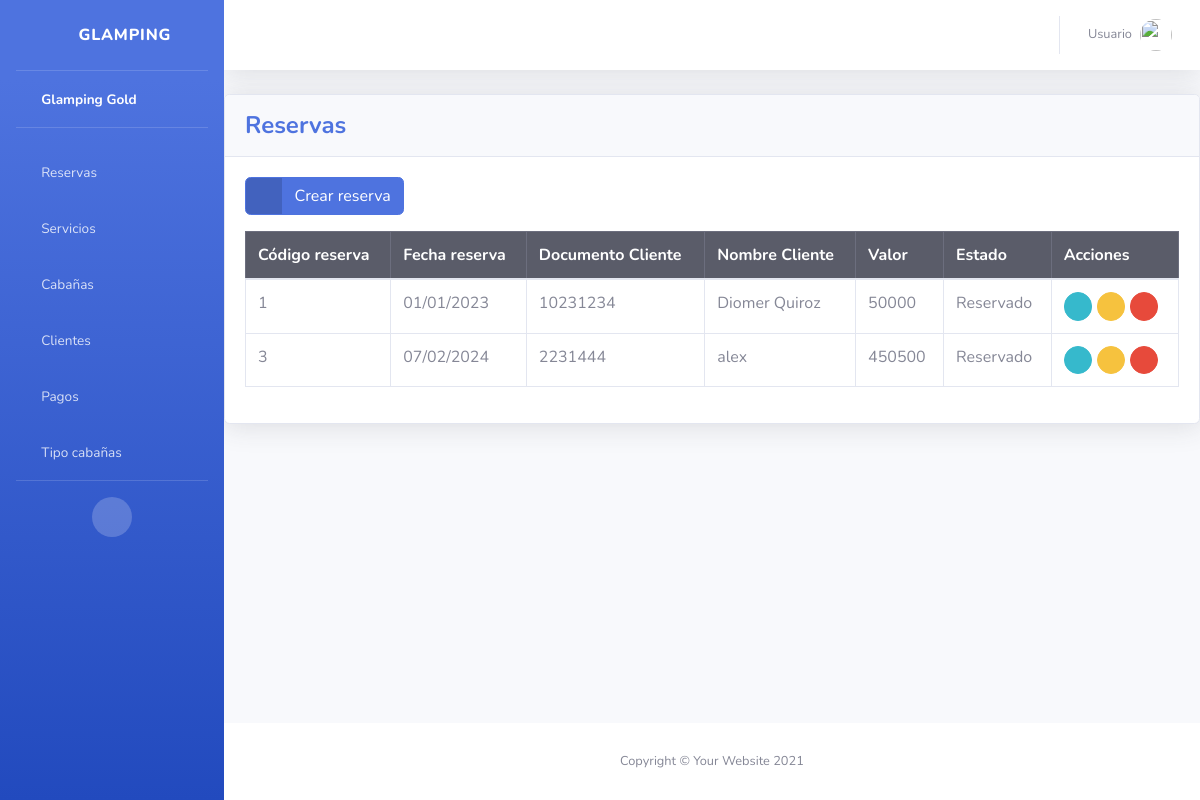
The app's page /reservas/, older data.
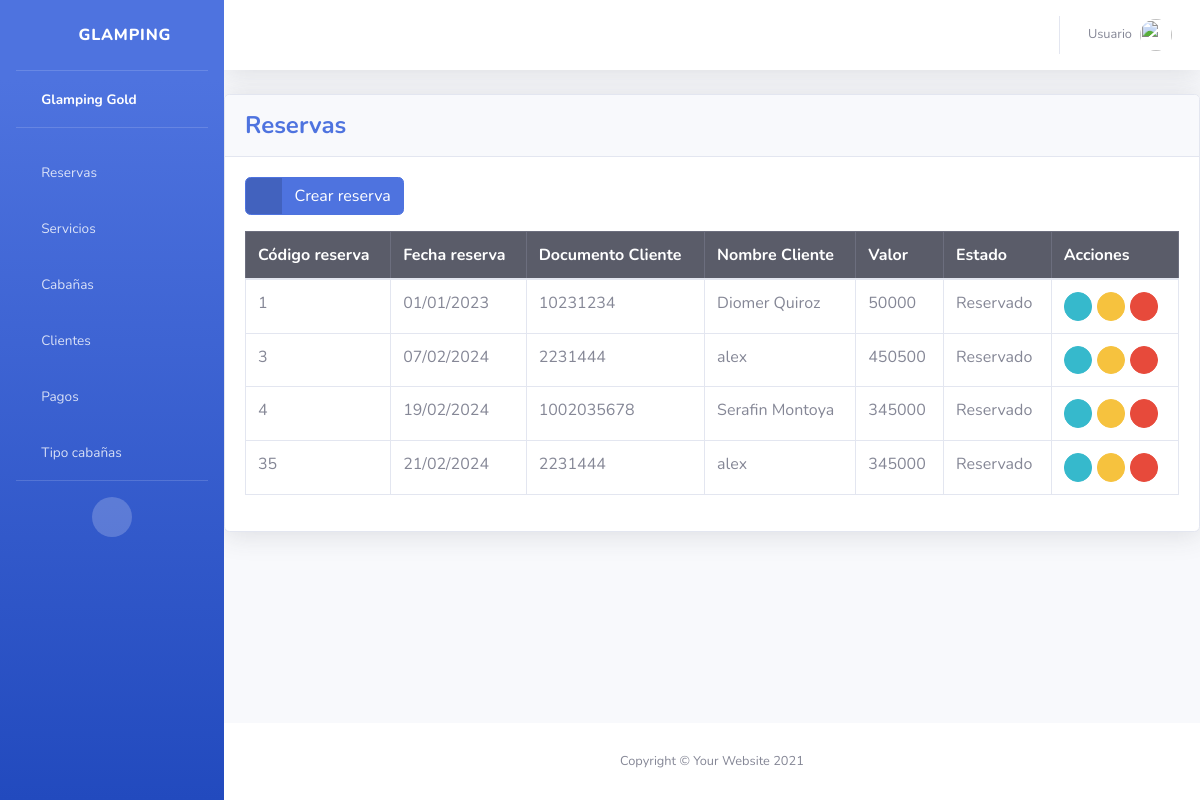
The same page, newer data.
### reservas/models.py (models this page shows, shortened)
class Reserva(models.Model):
    fecha_reserva = models.DateField()
    fecha_inicio = models.DateField()
    fecha_fin = models.DateField()
    valor = models.IntegerField()
    estado = models.CharField(max_length=20, default='Reservado')
    cliente = models.ForeignKey('cliente.Cliente', on_delete= models.DO_NOTHING)

### cliente/models.py (models this page shows)
class Cliente(models.Model):
    nombre = models.CharField(max_length=255)
    documento = models.IntegerField(unique=True)
    email = models.CharField(max_length=50, unique=True)
    telefone = models.IntegerField(unique=True)
    nacionalidad = models.CharField(max_length=255)
    status = models.BooleanField(default=True)
    def __str__(self):
        return self.nombre

### reservas/views.py (the view)
# urls.py: path('reservas/', include('reservas.urls')),
def reservas(request):
    reservas_list = Reserva.objects.all()
    return render(request, 'reservas/index.html', {'reservas_list': reservas_list})

### templates/reservas/index.html (shortened to what this page needs)
{% extends 'base.html' %}
{% block content %}
<div class="card shadow mb-4">
    <div class="card-header py-3">
        <h4 class="m-0 font-weight-bold text-primary">Reservas</h4>
    </div>
    <div class="card-body">
        <div class="table-responsive">
            <a href="{% url 'create_reserva' %}" class="btn btn-primary btn-icon-split mb-3">
                <span class="icon text-white-50">
                    <i class="fas fa-plus"></i>
                </span>
                <span class="text">Crear reserva</span>
            </a>
            <table class="table table-bordered" id="dataTable" width="100%" cellspacing="0">
                <thead class="table-dark">
                    <tr>
                        <th>Código reserva</th>
                        <th>Fecha reserva</th>
                        <th>Documento Cliente</th>
                        <th>Nombre Cliente</th>
                        <th>Valor</th>
                        <th>Estado</th>
                        <th>Acciones</th>
                    </tr>
                </thead>
                <tbody>
                    {% for reserva in reservas_list %}
                    <tr>
                        <td>{{ reserva.id }}</td>
                        <td>{{ reserva.fecha_reserva|date:"d/m/Y" }}</td>
                        <td>{{ reserva.cliente.documento}}</td>
                        <td>{{ reserva.cliente}}</td>
                        <td>{{ reserva.valor }}</td>
                        <td>{{ reserva.estado }}</td>
                        <td>
                            <a href="{% url 'detail_reserva' reserva.id %}" class="btn btn-info btn-circle btn-sm">
                                <i class="fas fa-info-circle"></i></a>
                            <a href="" class="btn btn-warning btn-circle btn-sm">
                                <i class="fas fa-edit"></i>
                            </a>
                            <a href="{% url 'delete_reserva' reserva.id %}" class="btn btn-danger btn-circle btn-sm">
                                <i class="fas fa-trash"></i>
                            </a>
                        </td>
                    </tr>
                    {% endfor %}
                </tbody>
            </table>
        </div>
    </div>
</div>
{% endblock %}

### templates/base.html (shortened to what this page needs)
{% load static %}
<html lang="es">
<head>
    <link href="{% static 'vendor/fontawesome-free/css/all.min.css' %}" rel="stylesheet" type="text/css">
    <link href="{% static 'css/sb-admin-2.min.css' %}" rel="stylesheet">
</head>
<body id="page-top">
    <div id="wrapper">
        <ul class="navbar-nav bg-gradient-primary sidebar sidebar-dark accordion" id="accordionSidebar">
            <a class="sidebar-brand d-flex align-items-center justify-content-center" href="{% url 'index' %}">
                <div class="sidebar-brand-icon rotate-n-15">
                    <i class="fas fa-hotel"></i>
                </div>
                <div class="sidebar-brand-text mx-3">Glamping</div>
            </a>
            <hr class="sidebar-divider my-0">
            <li class="nav-item active">
                <a class="nav-link" href="{% url 'index' %}">
                    <i class="fas fa-fw fa-home"></i>
                    <span>Glamping Gold</span></a>
            </li>
            <hr class="sidebar-divider">
            <li class="nav-item">
                <a class="nav-link" href="{% url 'reservas' %}">
                    <i class="fas fa-fw fa-bed"></i>
                    <span>Reservas</span></a>
            </li>
            <li class="nav-item">
                <a class="nav-link" href="{% url 'servicios' %}">
                    <i class="fas fa-fw fa-table"></i>
                    <span>Servicios</span></a>
            </li>
            <li class="nav-item">
                <a class="nav-link" href="{% url 'cabañas' %}">
                    <i class="fas fa-fw fa-table"></i>
                    <span>Cabañas</span></a>
            </li>
            <li class="nav-item">
                <a class="nav-link" href="{% url 'cliente' %}">
                    <i class="fas fa-fw fa-user"></i>
                    <span>Clientes</span></a>
            </li>
            <li class="nav-item">
                <a class="nav-link" href=" {% url 'pagos' %} ">
                    <i class="fas fa-fw fa-table"></i>
                    <span>Pagos</span></a>
            </li>
            <li class="nav-item">
                <a class="nav-link" href="{% url 'tipocabañas' %}">
                    <i class="fas fa-fw fa-table"></i>
                    <span>Tipo cabañas</span></a>
            </li>
            <hr class="sidebar-divider d-none d-md-block">
            <div class="text-center d-none d-md-inline">
                <button class="rounded-circle border-0" id="sidebarToggle"></button>
            </div>
        </ul>
        <div id="content-wrapper" class="d-flex flex-column">
            <div id="content">
                <nav class="navbar navbar-expand navbar-light bg-white topbar mb-4 static-top shadow">
                    <ul class="navbar-nav ml-auto">
                        <li class="nav-item dropdown no-arrow">
                            <a class="nav-link dropdown-toggle" href="#" id="userDropdown" role="button"
                                data-toggle="dropdown" aria-haspopup="true" aria-expanded="false">
                                <span class="mr-2 d-none d-lg-inline text-gray-600 small">Usuario</span>
                                <img class="img-profile rounded-circle"
                                    src="{% static 'img/undraw_profile.svg' %}">
                            </a>
                        </li>
                    </ul>
                </nav>
                {% block content %}
                {% endblock %}
            </div>
            <footer class="sticky-footer bg-white">
                <div class="container my-auto">
                    <div class="copyright text-center my-auto">
                        <span>Copyright &copy; Your Website 2021</span>
                    </div>
                </div>
            </footer>
        </div>
    </div>
</body>
</html>

Row changes from the older to the newer data that the page shows:
added Reserva: id "4", fecha_reserva "19/02/2024", cliente.documento "1002035678", cliente "Serafin Montoya", valor "345000", estado "Reservado"
added Reserva: id "35", fecha_reserva "21/02/2024", cliente.documento "2231444", cliente "alex", valor "345000", estado "Reservado"
